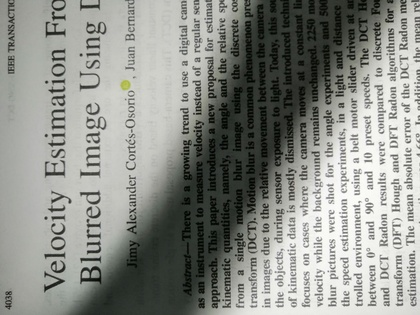
%> input picture umbralization/papel.jpg, 420 x 315 px, shrunk from 3264 x 2448 before the run
$ octave OTSU_alternative.m   (GNU Octave 9; MATLAB toolbox functions it lacks are replaced by stand-ins)
%> lines starting %> are read from the running program, lines starting %| are printed output that depends on the picture; in (x1, y1, x2, y2) boxes, pixels count from 0 and x2, y2 are one past the last pixel; in counts of white or black regions, pixels touching at a corner belong together; the program's own positions count from 1
### umbralization/adaptthresh.m
function T=adaptthresh(r,V,Pb)
    padn=(V(1)-1)/2;
    padm=(V(2)-1)/2;
    padr=double(padarray(r,[padn padm],'replicate'));
    [filas,cols]=size(r);
    T=zeros(filas, cols);

    iniF=(V(1)+1)/2;
    iniC=(V(2)+1)/2;
    FinF=iniF-1;
    FinC=iniC-1;

    for i=iniF:cols-FinC
        for j =iniC:cols-FinC
            W=padr(i-FinF:i+FinF,j-FinC:j+FinC);
            T(i,j)=mean(W(:))*(1-Pb/100); % Bradley
        end
    end
    % T=T(iniF:filas-FinF,iniC:cols-FinC);
end

### umbralization/OTSU_alternative.m
clc
clear all
RGB=imread('papel.jpg');
%> RGB is the input picture: size 315x420x3 uint8; mean R, G, B 141.8, 144, 138.4
[r,g,b]=imsplit(RGB);
r=fliplr(r');
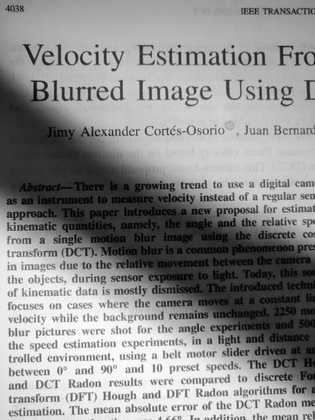
%> r: size 420x315 uint8; min 0, max 255, mean 141.8; mean of the top-left, top-right, bottom-left and bottom-right quarters 119.4, 170.6, 174.6, 102.7
step=2;
r=r(1:step:end,1:step:end);
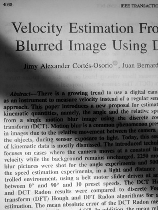
%> r: size 210x158 uint8; min 0, max 255, mean 141.7
% [38 lines of commented-out code are left out]

Ta=adaptthresh(r,[7 7],10);
%> in adaptthresh, `padr=double(padarray(r,[padn padm],'replicate'));`:
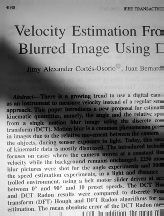
%> padr: size 216x164 double; min 0, max 255, mean 142.3
%> after the loop in adaptthresh, `for i=iniF:cols-FinC`:
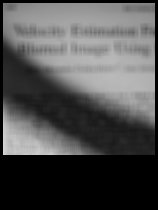
%> T: size 210x158 double; min 0, max 211.8, mean 80.3

bw=r>=Ta;
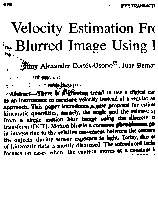
%> bw: size 210x158 logical; 86.1% white; black in thin lines or dots, all inside (x1, y1, x2, y2) = (3, 3, 155, 155)

figure(3)
imshow(bw)

$ run again, with umbralization/cartagena.jpg copied over umbralization/papel.jpg
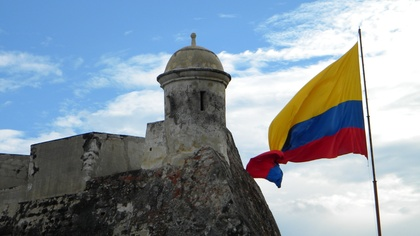
%> input picture umbralization/cartagena.jpg, 420 x 236 px, shrunk from 3584 x 2016 before the run
%> RGB is the input picture: size 236x420x3 uint8; mean R, G, B 137.3, 150.4, 161.8
%> after the loop in adaptthresh, `for i=iniF:cols-FinC`:
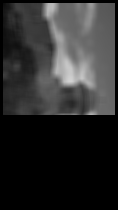
%> T: size 210x118 double; min 0, max 210.1, mean 44.1
%> `bw=r>=Ta;`:
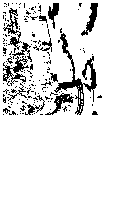
%> bw: size 210x118 logical; 89% white; 171 black regions (158 under 20 px), largest, box (x1, y1, x2, y2) and area: (54, 33, 97, 115) 690, (3, 56, 29, 86) 277, (3, 8, 22, 50) 228

$ run again, with umbralization/mango6.jpg copied over umbralization/papel.jpg
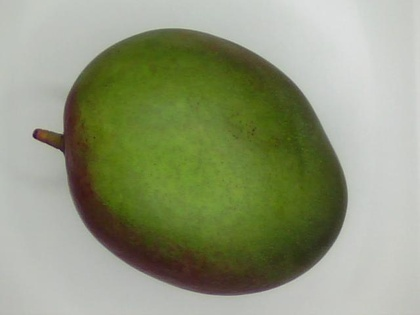
%> input picture umbralization/mango6.jpg, 420 x 315 px, shrunk from 640 x 480 before the run
%> RGB is the input picture: size 315x420x3 uint8; mean R, G, B 144.3, 151.6, 122.1
%> after the loop in adaptthresh, `for i=iniF:cols-FinC`:
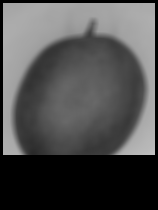
%> T: size 210x158 double; min 0, max 194.6, mean 79.4
%> `bw=r>=Ta;`:
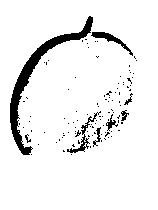
%> bw: size 210x158 logical; 93.1% white; 108 black regions (100 under 20 px), largest, box (x1, y1, x2, y2) and area: (10, 16, 93, 155) 1460, (91, 32, 133, 56) 219, (67, 111, 101, 153) 200
